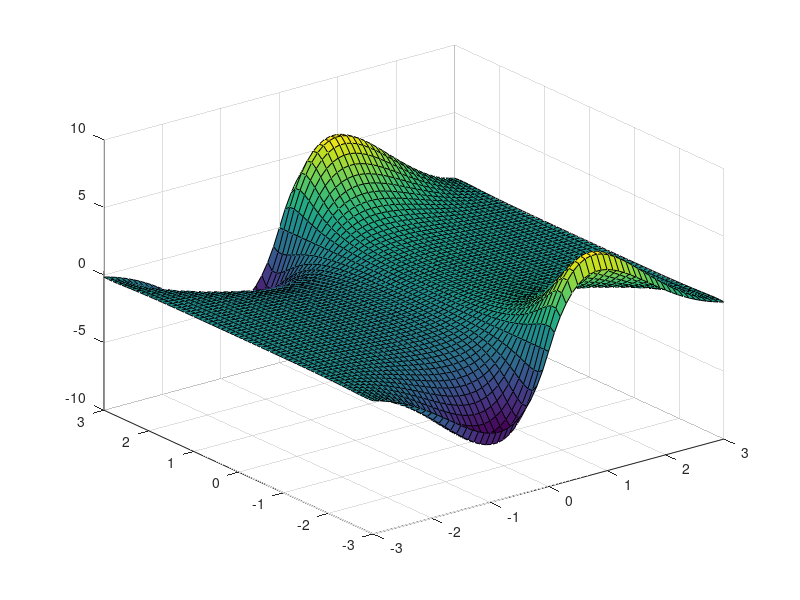

This chart was generated by the following MATLAB code:
x=[-3:0.1:3]
y=[-3:0.1:3]
[x,y]=meshgrid(x,y)
z=(1.8.^(-1.5*sqrt((x.*x))+(y.*y))).*(sin(x)).*(cos(0.5*y))
surf(x,y,z)